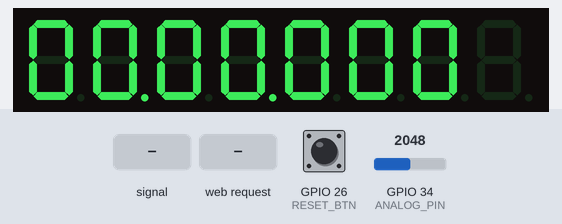
A sketch run on a simulated ESP32. On the bench: 8-digit seven-segment display. Wiring (inferred from the names in the program): MAX7219 LED driver: data GPIO 23; clock GPIO 18; CS GPIO 5. Inputs (shaded band) come from the test bench; at power-on: GPIO 26 (RESET_BTN) HIGH, GPIO 34 (ANALOG_PIN) = 2048. WiFi joins after 1.5 s; servers stay silent unless stated; what the sketch prints to the serial monitor is not drawn.

Above: at 2.7 s.
2.8 s: GPIO 34 (ANALOG_PIN) fed a 2 Hz sine of ±1228 counts around its level
At 4.0 s:
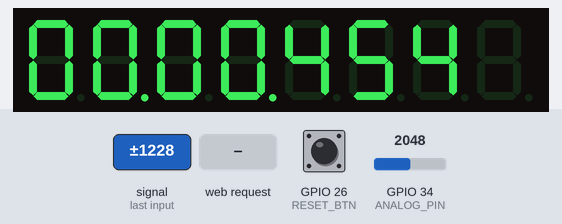
4.6 s: GPIO 26 (RESET_BTN) pulled LOW for 0.15 s
At 6.7 s:
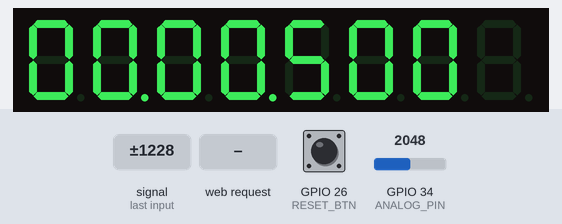
7.0 s: HTTP request GET /reset received
At 7.91 s:
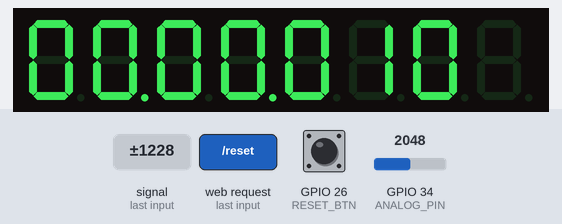
9.5 s: GPIO 26 (RESET_BTN) pulled LOW for 1 s
At 11.15 s:
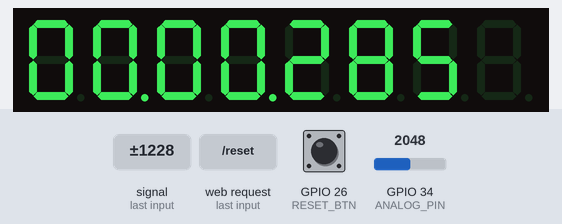
Timing chart, 0 to 12.7 s (numbered marks = the images above; inputs shaded):
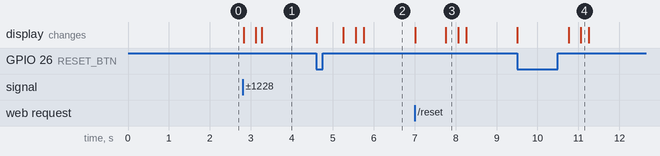

Measured:
- after the input at 2.8 s, the display: first changes at once (image 1 shows a later state)
- after the input at 4.6 s, the display: first changes at once (image 2 shows a later state)
- after the input at 7.0 s, the display: first changes at once (image 3 shows a later state)
- after the input at 9.5 s, the display: first changes at once (image 4 shows a later state)

The sketch:

timer.ino
```cpp
#include <WiFi.h>
#include <AsyncTCP.h>
#include <ESPAsyncWebServer.h>

// ==========================================
// ⚙️ ตั้งค่า Wi-Fi (แก้ไขชื่อและรหัสผ่านตรงนี้)
// ==========================================
const char* ssid = "YOUR_WIFI_NAME";
const char* password = "YOUR_WIFI_PASSWORD";

// ==========================================
// 📌 ตั้งค่าขา (Pins)
// ==========================================
// *** สำคัญ: ต้องใช้ ADC1 (32, 33, 34, 35) เพราะเปิด Wi-Fi แล้ว ADC2 จะใช้ analogRead ไม่ได้ ***
const int ANALOG_PIN = 34;      // เซนเซอร์ (เปลี่ยนจาก 25 เป็น 34)
const int RESET_BTN  = 26;      // ปุ่ม Reset (กดติดปล่อยดับ ต่อลง GND)

// --- ขาจอ MAX7219 ---
const int DATA_IN = 23;  // DIN
const int CLK_PIN = 18;  // CLK
const int CS_PIN  = 5;   // CS/LOAD

// ==========================================
// ⏱️ ตั้งค่าระบบจับเวลา
// ==========================================
const int THRESHOLD  = 2000;    // ค่ากลาง (ปรับตามหน้างาน)

// สถานะการทำงาน
enum State {
  READY,          // 0: รอเริ่ม
  PASSING_START,  // 1: ช่วงหุ่นยนต์กำลังบังเซนเซอร์อยู่
  RUNNING,        // 2: หุ่นพ้นเซนเซอร์แล้ว รอรับสัญญาณเส้นชัย
  FINISHED        // 3: จบ
};

// ตัวแปรแบบ volatile เพื่อให้ทั้ง 2 Core อ่าน/เขียน ค่าอัปเดตได้ถูกต้อง
volatile State currentState = READY;
volatile unsigned long startTime = 0;
volatile unsigned long finalTime = 0;
volatile unsigned long currentElapsedTime = 0;
volatile bool webResetFlag = false; // รับคำสั่ง Reset จากเว็บ

unsigned long lastDisplayUpdate = 0;

// สร้าง Web Server ที่พอร์ต 80
AsyncWebServer server(80);
// สร้าง Event Source สำหรับส่งข้อมูลแบบ Real-time ไปที่หน้าเว็บ
AsyncEventSource events("/events");

// ==========================================
// 🌐 หน้าเว็บ HTML + CSS + JS (ฝังในตัวแปร)
// ==========================================
const char index_html[] PROGMEM = R"rawliteral(
<!DOCTYPE html>
<html lang="th">
<head>
  <meta charset="UTF-8">
  <meta name="viewport" content="width=device-width, initial-scale=1.0">
  <title>Robot Timer Dashboard</title>
  <style>
    body {
      font-family: 'Segoe UI', Tahoma, Geneva, Verdana, sans-serif;
      background-color: #121212;
      color: #ffffff;
      text-align: center;
      margin: 0;
      padding: 20px;
      display: flex;
      flex-direction: column;
      align-items: center;
      justify-content: center;
      min-height: 100vh;
    }
    h1 { color: #00ffcc; font-size: 2.5rem; margin-bottom: 10px; }
    .timer-box {
      background: #1e1e1e; border: 3px solid #333; border-radius: 15px;
      padding: 40px; margin: 20px; box-shadow: 0 0 20px rgba(0, 255, 204, 0.2);
      width: 80%; max-width: 800px;
    }
    #timeDisplay {
      font-size: 8rem; font-family: monospace; font-weight: bold;
      color: #ff3366; text-shadow: 0 0 10px rgba(255, 51, 102, 0.5); margin: 0;
    }
    #statusDisplay {
      font-size: 2rem; color: #aaaaaa; margin-top: 15px;
      text-transform: uppercase; letter-spacing: 2px;
    }
    .btn {
      background-color: #ff3366; color: white; border: none; padding: 15px 40px;
      font-size: 1.5rem; border-radius: 8px; cursor: pointer; transition: 0.3s;
      margin-top: 20px; font-weight: bold;
    }
    .btn:hover { background-color: #ff0040; box-shadow: 0 0 15px rgba(255, 51, 102, 0.6); }
    .status-READY { color: #00ccff !important; }
    .status-PASSING { color: #ffaa00 !important; }
    .status-RUNNING { color: #00ffcc !important; }
    .status-FINISHED { color: #ff3366 !important; font-weight: bold; }

    @media (max-width: 600px) {
      #timeDisplay { font-size: 4.5rem; }
      h1 { font-size: 1.8rem; }
      .timer-box { padding: 20px; width: 90%; }
      .btn { font-size: 1.2rem; padding: 12px 25px; }
      #statusDisplay { font-size: 1.2rem; }
    }
  </style>
</head>
<body>
  <h1>🚀 ROBOT RACE TIMER</h1>
  <div class="timer-box">
    <div id="timeDisplay">00.00.000</div>
    <div id="statusDisplay" class="status-READY">READY (รอเริ่ม)</div>
  </div>
  <button class="btn" onclick="resetTimer()">RESET TIMER</button>

  <script>
    function formatTime(ms) {
      let minutes = Math.floor(ms / 60000);
      let seconds = Math.floor((ms % 60000) / 1000);
      let milliseconds = ms % 1000;

      let mStr = minutes.toString().padStart(2, '0');
      let sStr = seconds.toString().padStart(2, '0');
      let msStr = milliseconds.toString().padStart(3, '0');

      return `${mStr}.${sStr}.${msStr}`;
    }

    if (!!window.EventSource) {
      var source = new EventSource('/events');
      source.addEventListener('update', function(e) {
        var data = JSON.parse(e.data);
        document.getElementById('timeDisplay').innerText = formatTime(data.ms);

        var statusEl = document.getElementById('statusDisplay');
        if (data.state === 0) { statusEl.innerText = "READY (รอเริ่ม)"; statusEl.className = "status-READY"; }
        else if (data.state === 1) { statusEl.innerText = "PASSING START (หุ่นกำลังผ่านเซนเซอร์)"; statusEl.className = "status-PASSING"; }
        else if (data.state === 2) { statusEl.innerText = "RUNNING (หุ่นพ้นเส้นแล้ว กำลังวิ่ง)"; statusEl.className = "status-RUNNING"; }
        else if (data.state === 3) { statusEl.innerText = "FINISHED (เข้าเส้นชัยแล้ว!)"; statusEl.className = "status-FINISHED"; }
      }, false);
    }

    function resetTimer() {
      fetch('/reset').then(response => console.log("Reset sent"));
    }
  </script>
</body>
</html>
)rawliteral";

// ==========================================
// 🛠️ ฟังก์ชันสั่งงานจอ MAX7219
// ==========================================
void sendMax7219(byte address, byte data) {
  digitalWrite(CS_PIN, LOW);
  shiftOut(DATA_IN, CLK_PIN, MSBFIRST, address);
  shiftOut(DATA_IN, CLK_PIN, MSBFIRST, data);
  digitalWrite(CS_PIN, HIGH);
}

void clearDisplay() {
  for (int i = 1; i <= 8; i++) {
    sendMax7219(i, 0x0F);
  }
}

void displayTime(unsigned long timeMillis) {
  int minutes = (timeMillis / 60000) % 100;
  int seconds = (timeMillis / 1000) % 60;
  int msec    = (timeMillis % 1000);

  int m1 = minutes / 10;
  int m2 = minutes % 10;
  int s1 = seconds / 10;
  int s2 = seconds % 10;
  int ms1 = msec / 100;
  int ms2 = (msec / 10) % 10;
  int ms3 = msec % 10;

  sendMax7219(8, m1);
  sendMax7219(7, m2 | 0x80);
  sendMax7219(6, s1);
  sendMax7219(5, s2 | 0x80);
  sendMax7219(4, ms1);
  sendMax7219(3, ms2);
  sendMax7219(2, ms3);
  sendMax7219(1, 0x0F);
}

// ==========================================
// 🗂️ Task สำหรับ Core 0 (จัดการ Wi-Fi และส่งข้อมูลให้เว็บ)
// ==========================================
void WebUpdateTask(void * pvParameters) {
  for(;;) {
    // สร้าง JSON String เพื่อส่งไปที่หน้าเว็บ
    String jsonData = "{\"ms\":" + String(currentElapsedTime) + ",\"state\":" + String(currentState) + "}";

    // ส่ง Event กลับไปที่ Client ทุกๆ 50ms
    events.send(jsonData.c_str(), "update", millis());

    vTaskDelay(50 / portTICK_PERIOD_MS); // หน่วงเวลาให้ Core 0 ได้พัก
  }
}

// ==========================================
// 🚀 SETUP (ทำงานครั้งแรก)
// ==========================================
void setup() {
  Serial.begin(115200);
  pinMode(RESET_BTN, INPUT_PULLUP);

  // ตั้งค่าขาจอ
  pinMode(DATA_IN, OUTPUT);
  pinMode(CLK_PIN, OUTPUT);
  pinMode(CS_PIN, OUTPUT);
  digitalWrite(CS_PIN, HIGH);

  // เริ่มต้นหน้าจอ
  sendMax7219(0x0F, 0x00);
  sendMax7219(0x0C, 0x01);
  sendMax7219(0x0B, 0x07);
  sendMax7219(0x0A, 0x08);
  sendMax7219(0x09, 0xFF);

  clearDisplay();
  displayTime(0);

  // --- เริ่มเชื่อมต่อ Wi-Fi ---
  WiFi.mode(WIFI_STA);
  WiFi.begin(ssid, password);
  Serial.print("Connecting to WiFi");
  while (WiFi.status() != WL_CONNECTED) {
    delay(500);
    Serial.print(".");
  }
  Serial.println("\nWiFi Connected!");
  Serial.print("🌐 เปิดบราวเซอร์ไปที่ IP: ");
  Serial.println(WiFi.localIP());

  // --- ตั้งค่า Web Server ---
  server.on("/", HTTP_GET, [](AsyncWebServerRequest *request){
    request->send_P(200, "text/html", index_html);
  });

  server.on("/reset", HTTP_GET, [](AsyncWebServerRequest *request){
    webResetFlag = true;
    request->send(200, "text/plain", "OK");
  });

  server.addHandler(&events);
  server.begin();

  // --- สร้าง Task ทำงานบน Core 0 ---
  xTaskCreatePinnedToCore(
    WebUpdateTask,   // ฟังก์ชันที่เรียกใช้
    "WebTask",       // ชื่อ Task
    4096,            // ขนาด Stack
    NULL,            // พารามิเตอร์
    1,               // Priority
    NULL,            // Task handle
    0                // รันบน Core 0
  );

  Serial.println("--- SYSTEM READY (Dual Core + Web) ---");
}

// ==========================================
// ⏱️ MAIN LOOP (ทำงานบน Core 1: จัดการการจับเวลาล้วนๆ)
// ==========================================
void loop() {
  int sensorValue = analogRead(ANALOG_PIN);
  unsigned long currentMillis = millis();

  // 1. ตรวจสอบปุ่ม Reset (จากปุ่มกดจริง หรือ จากหน้าเว็บ)
  if (digitalRead(RESET_BTN) == LOW || webResetFlag) {
    currentState = READY;
    webResetFlag = false;
    currentElapsedTime = 0;

    Serial.println("[RESET]");
    sendMax7219(0x09, 0xFF);
    clearDisplay();
    displayTime(0);

    delay(500); // กันกดรัว
    return;
  }

  // 2. คำนวณเวลาที่ผ่านไป (แก้ไข Error ตรงนี้โดยใช้ PASSING_START แทน BLIND_PHASE)
  if (currentState == PASSING_START || currentState == RUNNING) {
    currentElapsedTime = currentMillis - startTime;
  } else if (currentState == FINISHED) {
    currentElapsedTime = finalTime;
  }

  // 3. State Machine
  switch (currentState) {
    case READY:
      if (sensorValue < THRESHOLD) { // 1. หุ่นตัดเซนเซอร์
        startTime = currentMillis;
        currentState = PASSING_START;
        Serial.println(">>> START! (Passing Sensor...)");
      }
      break;

    case PASSING_START:
      // 2. รอให้หุ่นวิ่งพ้นเซนเซอร์ (ค่ากลับมา >= THRESHOLD)
      // (แอบใส่ currentElapsedTime > 100ms ไว้กันเซนเซอร์รวนตอนขอบหุ่นพ้นเส้นพอดี)
      if (sensorValue >= THRESHOLD && currentElapsedTime > 100) {
        currentState = RUNNING;
        Serial.println(">>> Sensor Cleared. Waiting for Finish Line...");
      }
      break;

    case RUNNING:
      if (sensorValue < THRESHOLD) { // 3. หุ่นตัดเซนเซอร์อีกครั้ง (เข้าเส้นชัย)
        finalTime = currentElapsedTime;
        currentState = FINISHED;
        Serial.print("FINISHED: ");
        Serial.println(finalTime);
      }
      break;

    case FINISHED:
      break;
  }

  // 4. อัปเดตหน้าจอ MAX7219 ทุก 30ms
  if (currentMillis - lastDisplayUpdate > 30) {
    lastDisplayUpdate = currentMillis;
    displayTime(currentElapsedTime);
  }
}
```
